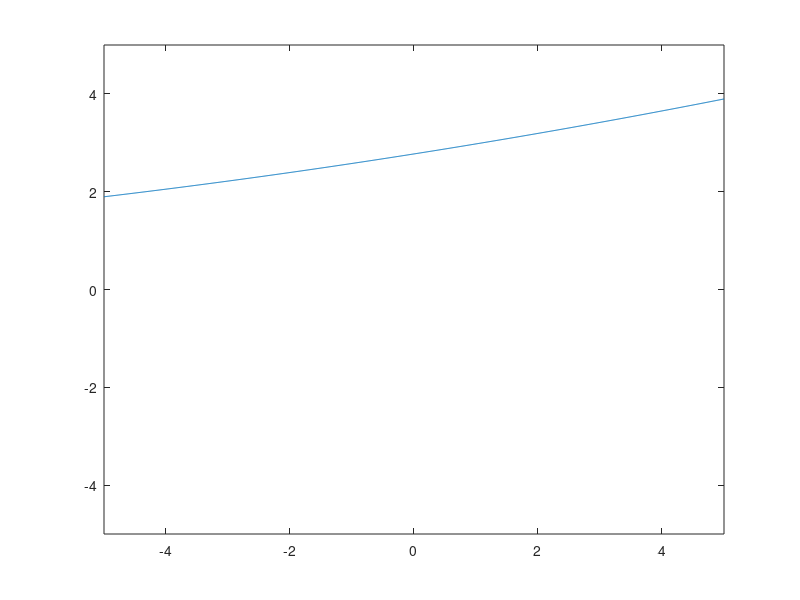

Write the MATLAB code that produced this figure. (Note: this script raises an error after producing the figure.)
clf
a = 0.1;
b = 1/a;
c = 0;
d = 1;
e = 0;

% when c is 0, d is 1, a is small, and b is 1/a
% this is approximately rectified threshold

% when c is 0, d is 0, and a is 1, it's linear
%%
clf
x = [-5:0.01:5];
c = 4;
b = 0.1;
a = 0;
%y = c*normcdf(b*x + a);
y = c * log(1+exp(b*x+a));
plot(x,y);
xlim([-5 5]);
ylim([-5 5]);
drawHorzLine(0);
drawVertLine(0);

%%


%%
clf
x = [-5:0.01:10];
f.type = 'loglinear';
f.p = [0.4 3 0.1 0];
    
[y df dff] = evalNonLin(x,f);

plot(x,y);
hold on
plot(x,df,'r');
plot(x,dff,'k');
xlim([-5 10]);
ylim([-5 40]);
drawHorzLine(0);
drawVertLine(0);

hold on
%plot(x,max(x,0).^2,'r');
%plot(x,max(x,0),'g');

%%
clf
x = [-5:0.01:5];
sim.type = 'exp';
sim.p = [0 1];
y = evalNonLin(x,sim);
%y = y + randn(size(y))*0.2;
nl.type = 'polynomial';
nl = fitNLpar(x,y,nl);
nl.p
%nl.p = [0 1 10 0.1 -12];
hold on
plot(x,y,'k','LineWidth',10);
plot(x,evalNonLin(x,nl),'r','LineWidth',3);
ylim([-5 5]);
xlim([-5 5]);
%%
x = [-5:0.01:5];
y1 = x;
y2 = x.^2;
y3 = x.^3;
a = 15;
b = 1;
c = 0.5;
y = a*y1 + b*y2 + c*y3;

plot(x,y);

%%
cellTypes = {'off midget'};
iType = 1;
clf
set(gcf,'Position',[88 114 1299 692]);
ids = getTypeIds(dat.cellTypes,cellTypes{iType});
r2_SUB = zeros(1,length(ids));
r2_LN = zeros(1,length(ids));

%%
clf
%ids = shuffle(ids);
plotIter = 1;
i = 1;

while plotIter <= 40 && i <= length(ids)
    
    try
        fileName = sprintf('%g-subunit-cliques-20-fit.mat',ids(i));
        if isfile(fullfile(dat.analPath,'subunit',fileName));
            load(fullfile(dat.analPath,'subunit',fileName));
        else
            fileName = sprintf('%g-subunit-singletons-fit.mat',ids(i));
            load(fullfile(dat.analPath,'subunit',fileName));
        end
        r2_SUB(i) = res.out_SUB.r2;
        r2_LN(i) = res.out_LN.r2;
        if r2_SUB(i) > 0.05;
            subp(5,8,plotIter,0.02);
            nl_spline = res.fit_SUB.f;
            x = linspace(min(nl_spline.knots),max(nl_spline.knots),100);
            y = evalNonLin(x,nl_spline);
            nl.type = 'polynomial';
            nl = fitNLpar(x,y,nl);
            hold on
            yHat = evalNonLin(x,nl);
            sse = sum((yHat-y).^2);
            sst = sum((y-mean(y)).^2);
            r2(plotIter) = 1 - sse / sst
            plot(x,yHat,'Color',[0.2 0.7 0.7],'LineWidth',5);
            plotNonLin(nl_spline);
            plotIter = plotIter + 1;
            xlim([-2.5 2.5]);
            ylim([-1 2.75]);
            drawnow;
        end
        
    catch
        fprintf('(batchNonLin) cannot load cell %g\r',i);
    end
    i = i + 1;
    drawnow;
end